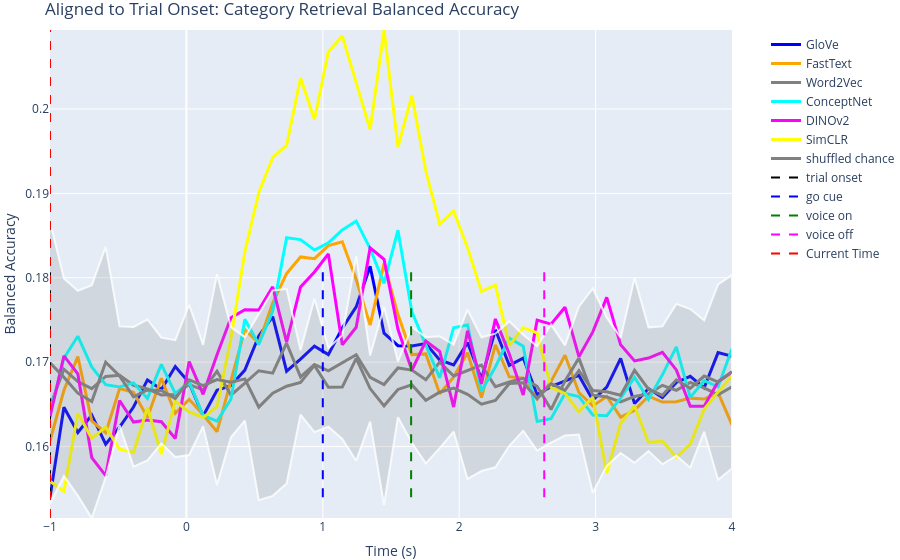

Notebook cell for this chart:
### Code cell
# Category retrieval: balanced accuracy over time
fig_cbal, _ = plot_accuracy_plotly(
    np.mean(br_GloVe.all_retrieval_category_balanced_acc, axis=0),
    np.mean(br_FastText.all_retrieval_category_balanced_acc, axis=0),
    np.mean(br_Word2Vec.all_retrieval_category_balanced_acc, axis=0),
    np.mean(br_ConceptNet.all_retrieval_category_balanced_acc, axis=0),
    np.mean(br_DINOv2.all_retrieval_category_balanced_acc, axis=0),
    np.mean(br_SimCLR.all_retrieval_category_balanced_acc, axis=0),
    np.mean(br_GloVe.all_retrieval_category_chance_balanced_acc, axis=0),
    lines=[
        0 - np.nanmean(trial_onset),
        np.nanmean(go_cue_onset) - np.nanmean(trial_onset),
        np.nanmean(clean_voice_onset) - np.nanmean(trial_onset),
        np.nanmean(clean_voice_offset) - np.nanmean(trial_onset),
    ],
    data_std=[
        0,
        0,
        0,
        0,
        0,
        0,
        np.std(br_GloVe.all_retrieval_category_chance_balanced_acc, axis=0),
    ],
    line_labels=['trial onset', 'go cue', 'voice on', 'voice off'],
    data_labels=['GloVe', 'FastText', 'Word2Vec', 'ConceptNet', 'DINOv2', 'SimCLR', 'shuffled chance'],
    back=np.nanmean(trial_onset),
    forward=clean_data_binned.shape[2] / adjusted_fs - np.nanmean(trial_onset),
    ylabel='Balanced Accuracy',
    tick_interval=1,
    title='Aligned to Trial Onset: Category Retrieval Balanced Accuracy',
)
fig_cbal.show()
